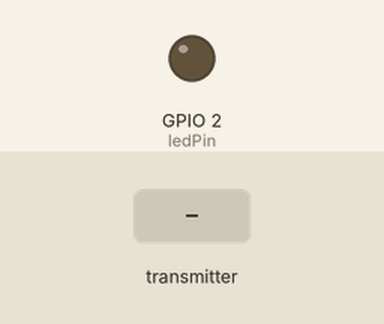
Bench run of a sketch on a simulated ESP32. On the bench: output pins drawn as LEDs (lit = HIGH). The inputs (shaded band) are chosen by the test bench. WiFi joins after 1.5 s; servers stay silent unless stated; what the sketch prints to the serial monitor is not drawn.

Above: at 1.2 s.
1.3 s: the transmitter starts sending alerta = 1
At 2.3 s:
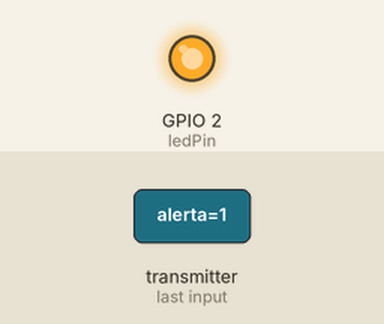
2.8 s: the transmitter starts sending alerta = 0
At 3.5 s:
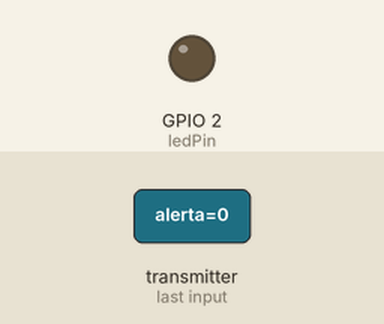
Timing chart, 0 to 5.8 s (numbered marks = the images above; inputs shaded):
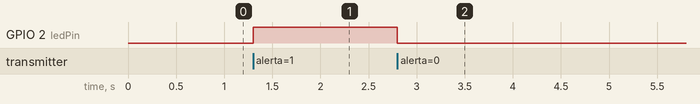

The sketch:

main.ino
```cpp
// ============================================================
// RECEPTOR ESP-NOW + ALERTA POR TELEGRAM
// Solo manda UN mensaje por evento de humo
// ============================================================

#include <esp_now.h>           // librería para comunicación ESP-NOW entre ESP32
#include <WiFi.h>              // librería WiFi del ESP32
#include <esp_wifi.h>          // librería para configurar canal WiFi manualmente
#include <WiFiClientSecure.h>  // cliente HTTPS con soporte SSL (necesario para Telegram)
#include <UniversalTelegramBot.h> // librería del bot de Telegram

// ── CAMBIA SOLO ESTAS DOS LÍNEAS ──────────────────────────
const char* ssid     = "TU_WIFI";       // nombre de tu red WiFi
const char* password = "TU_CONTRASEÑA"; // contraseña de tu red WiFi

// ── Datos de tu bot (ya configurados) ─────────────────────
#define BOT_TOKEN  "8135366053:AAF9Hfi9prI0F2iwFns8lKCEzgbfaYCiG0M" // token de @BotFather
#define CHAT_ID    "5567512625"          // tu Chat ID de @userinfobot

// ── Pin del LED ───────────────────────────────────────────
int ledPin = 2;                          // LED integrado del ESP32

// ── Variables de control ──────────────────────────────────
volatile bool hayAlerta      = false;   // true = hay que mandar mensaje a Telegram
                                        // volatile porque se modifica en el callback ESP-NOW
bool          alertaYaEnviada = false;  // true = ya se mandó el mensaje, no reenviar
                                        // se resetea solo cuando el humo desaparece

// ── Objetos para Telegram ─────────────────────────────────
WiFiClientSecure clienteSeguro;         // cliente con SSL para conectar a Telegram de forma segura
UniversalTelegramBot bot(BOT_TOKEN, clienteSeguro); // instancia del bot con tu token

// ============================================================
// CALLBACK ESP-NOW
// Se ejecuta automáticamente cada vez que llega un dato del MQ-2
// ============================================================
void OnDataRecv(const esp_now_recv_info_t * info, const uint8_t *incomingData, int len) {
  bool alerta;                           // variable temporal para guardar el dato recibido
  memcpy(&alerta, incomingData, sizeof(alerta)); // copia los bytes recibidos a la variable

  if (alerta) {                          // si el MQ-2 detectó humo
    digitalWrite(ledPin, HIGH);          // enciende el LED
    Serial.println("******************************************");
    Serial.println("!!! SEÑAL RECIBIDA: ALERTA DE HUMO !!!");
    Serial.println("******************************************");

    if (!alertaYaEnviada) {             // solo activa si NO se había mandado ya el mensaje
      hayAlerta = true;                 // le avisa al loop() que mande el Telegram
    }
    // si alertaYaEnviada es true, no hace nada → evita el spam de mensajes

  } else {                              // si el MQ-2 ya no detecta humo
    digitalWrite(ledPin, LOW);          // apaga el LED
    hayAlerta        = false;           // cancela cualquier envío pendiente
    alertaYaEnviada  = false;           // resetea el bloqueo → permite nueva alerta
    Serial.println("[Sensor] Humo despejado, listo para nueva alerta");
  }
}

// ============================================================
// ENVIAR TELEGRAM
// Pausa ESP-NOW, conecta al WiFi, manda el mensaje, restaura ESP-NOW
// ============================================================
void enviarTelegram(String mensaje) {
  Serial.println("[Telegram] Conectando al WiFi...");

  esp_now_deinit();                     // pausa ESP-NOW para liberar el WiFi

  WiFi.begin(ssid, password);           // inicia conexión WiFi con tus credenciales
  unsigned long inicio = millis();      // guarda el tiempo de inicio para el timeout

  // espera hasta 10 segundos a que conecte
  while (WiFi.status() != WL_CONNECTED && millis() - inicio < 10000) {
    delay(300);                         // espera 300ms entre cada intento
    Serial.print(".");                  // muestra progreso en el Monitor Serial
  }

  if (WiFi.status() != WL_CONNECTED) { // si pasaron 10 segundos sin conectar
    Serial.println("\n[Telegram] Sin WiFi, no se pudo enviar");
  } else {                              // si conectó exitosamente
    Serial.println("\n[Telegram] Conectado! Enviando...");
    clienteSeguro.setInsecure();        // acepta el certificado SSL de Telegram sin verificar
    bool ok = bot.sendMessage(CHAT_ID, mensaje, "Markdown"); // envía el mensaje
    if (ok) Serial.println("[Telegram] ✓ Mensaje enviado!"); // confirmación de éxito
    else    Serial.println("[Telegram] ✗ Error al enviar");  // error en el envío
  }

  WiFi.disconnect();                    // desconecta del WiFi
  delay(100);                           // pausa para que el WiFi se desconecte limpiamente
  WiFi.mode(WIFI_STA);                  // vuelve a modo estación
  esp_wifi_set_channel(1, WIFI_SECOND_CHAN_NONE); // restaura el canal 1 de ESP-NOW
  esp_now_init();                       // reinicia ESP-NOW
  esp_now_register_recv_cb(OnDataRecv); // vuelve a registrar el callback
  Serial.println("[ESP-NOW] Restaurado, escuchando de nuevo...");
}

// ============================================================
// SETUP — se ejecuta una sola vez al encender el ESP32
// ============================================================
void setup() {
  Serial.begin(115200);                 // inicia comunicación serial a 115200 baudios

  WiFi.mode(WIFI_STA);                  // modo estación (cliente), no punto de acceso
  esp_wifi_set_channel(1, WIFI_SECOND_CHAN_NONE); // canal 1, igual que el emisor MQ-2

  pinMode(ledPin, OUTPUT);              // configura el pin del LED como salida
  digitalWrite(ledPin, LOW);            // LED apagado al inicio

  if (esp_now_init() != ESP_OK) {       // intenta iniciar ESP-NOW
    Serial.println("Error inicializando ESP-NOW"); // si falla muestra error
    return;                             // sale del setup sin continuar
  }

  esp_now_register_recv_cb(OnDataRecv); // registra la función que se llama al recibir datos

  Serial.println("RECEPTOR LISTO EN CANAL 1");
  Serial.println("Esperando señal inalámbrica del sensor...");
}

// ============================================================
// LOOP — se repite constantemente
// ============================================================
void loop() {
  if (hayAlerta) {                      // si el callback activó la bandera de alerta
    hayAlerta        = false;           // resetea la bandera inmediatamente
    alertaYaEnviada  = true;            // bloquea nuevos envíos hasta que el humo se despeje

    // construye el mensaje con formato Markdown para Telegram
    String msg = "";
    msg += "🔥 *¡ALERTA DE HUMO!*\n";
    msg += "──────────────────\n";
    msg += "⚠️ El sensor MQ-2 detectó humo\n";
    msg += "⏱ Tiempo activo: `" + String(millis()/1000) + " seg`"; // segundos desde que encendió

    enviarTelegram(msg);                // llama a la función que conecta y manda el mensaje
  }
}
```

Measured:
- after the input at 1.3 s, GPIO 2 (ledPin): LOW → HIGH at once
- after the input at 2.8 s, GPIO 2 (ledPin): HIGH → LOW at once
